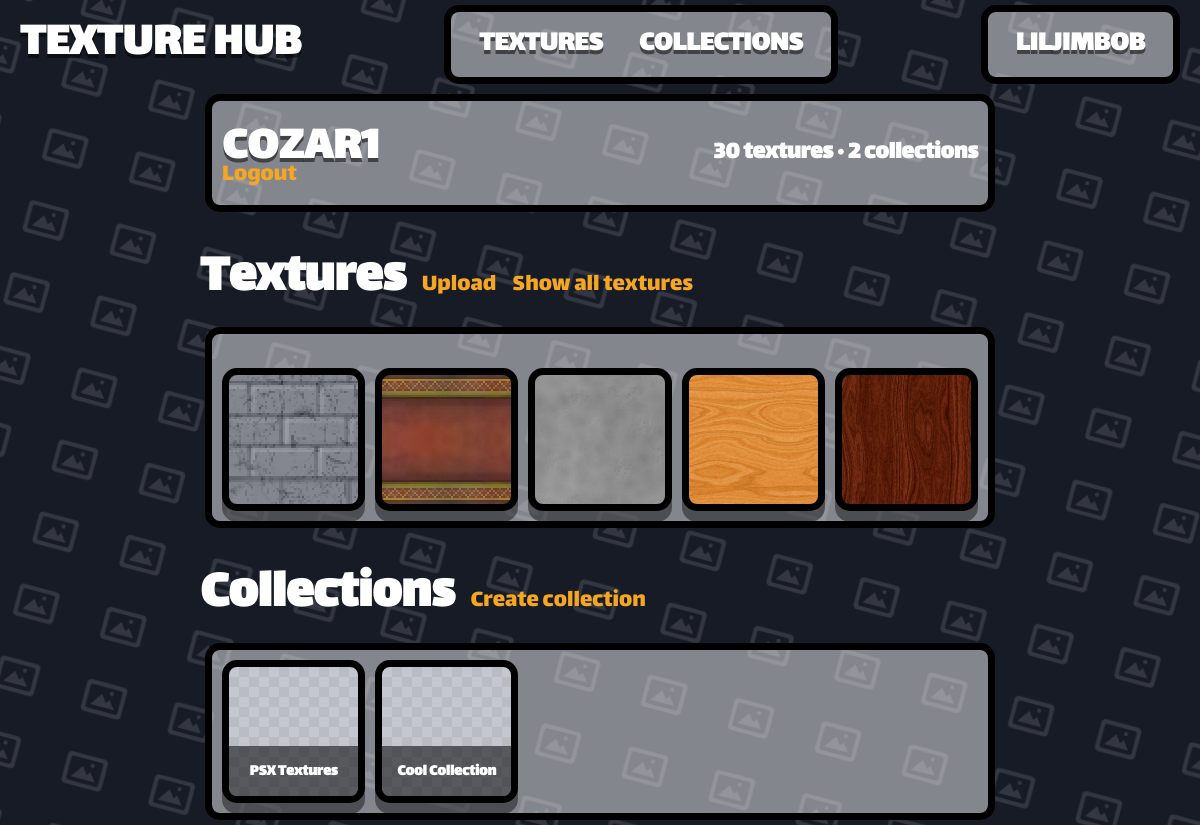
Page /user/cozar1 (signed in) on the committed database.
### app.py (models this page shows)
class User(db.Model):
    __tablename__ = "User"
    user_id = db.Column(db.Integer, primary_key=True)
    user_name = db.Column(db.String(80), unique=True, nullable=False)
    user_password = db.Column(db.String(120), nullable=False)
    user_rating = db.Column(db.Integer, default=0)

class Texture(db.Model):
    __tablename__ = "Texture"
    texture_id = db.Column(db.Integer, primary_key=True)
    texture_name = db.Column(db.String(80), unique=True, nullable=False)
    texture_address = db.Column(db.String(120), nullable=False)
    texture_user_id = db.Column(db.Integer, default=0)
    texture_tags = db.Column(db.String(200), nullable=True)

class Collection(db.Model):
    __tablename__ = "Collection"
    collection_id = db.Column(db.Integer, primary_key=True)
    collection_name = db.Column(db.String(80), unique=True, nullable=False)
    collection_user_id = db.Column(db.String(120), nullable=False)
    collection_rating = db.Column(db.Integer, default=0)

### app.py (the view)
@app.route("/user/<username>")
def user_profile(username):
    profile_user = get_or_404(User, user_name=username)
    if profile_user is None:  # Makes sure user_id exists
        abort(404)
    textures = Texture.query.filter_by(texture_user_id=profile_user.user_id).all()
    collections = Collection.query.filter_by(
        collection_user_id=profile_user.user_id
    ).all()
    return render_template(
        "user.html",
        user=get_current_user(),
        profile_user=profile_user,
        follower_count=367,
        joined_display="1/05/2026",
        texture_count_display="3,546",
        collection_count_display="742",
        texture_more_total=13357,
        collection_more_total=13357,
        textures=textures,
        collections=collections,
        owner=profile_user == get_current_user(),
    )

### app.py (called while the page is built)
def get_current_user():
    user_id = session.get("user_id")
    if user_id is None:
        return None
    return User.query.get(user_id)

@app.template_filter("texture_url")
def texture_image_url(address):
    if not address:
        return DEFAULT_TEXTURE_URL
    addr = str(address).strip().replace("\\", "/")
    if addr.startswith("/static/images/"):
        rel = addr[len("/static/images/") :]
    elif addr.startswith("static/images/"):
        rel = addr[len("static/images/") :]
    else:
        rel = os.path.basename(addr)
    rel = os.path.basename(rel)
    if not rel or rel.startswith("."):
        return DEFAULT_TEXTURE_URL
    full = os.path.join(STATIC_IMAGES_DIR, rel)
    if os.path.isfile(full):
        return f"/static/images/{rel}"
    return DEFAULT_TEXTURE_URL

def get_or_404(model, **filters):
    obj = model.query.filter_by(**filters).first()
    if obj is None:
        abort(404)
    return obj

### templates/user.html (shortened to what this page needs)
{% extends "template.html" %}
{% block content %}
<div>
    <div class="container">
        <div class="th-detail-title-row">
            <h1 class="th-detail-title">{{ profile_user.user_name }}</h1>
            <div class="th-detail-author">{{ textures|length }} textures · {{ collections|length }} collections</div>
        </div>
        <a href="/logout" class="th-user-option" type="submit">Logout</a>
    </div>
    <div class="th-textures-header" style="margin-top: 24px;">
        <h1>Textures</h1>
        <a class="th-user-option" href="/upload">Upload</a>
        <a class="th-user-option" href="/0?user={{ profile_user.user_name | urlencode }}">Show all textures</a>
    </div>
    <div class="container">
        {% if textures|length > 0 %}
        <div class="th-texture-grid" style="margin-top: 24px;">
            {% for item in textures[:5] %}
            {% include "texture_template.html" %}
            {% endfor %}
        </div>
        {% else %}
        <p>No Textures, Try Creating One!</p>
        {% endif%}
    </div>
    <div class="th-textures-header" style="margin-top: 24px;">
        <h1>Collections</h1>
        <a class="th-user-option" href="/create_collection">Create collection</a>
    </div>
    <div class="container">
        {% if collections|length > 0 %}
        <div class="th-texture-grid">
            {% for item in collections[:5] %}
            {% include "collection_template.html" %}
            {% endfor %}
        </div>
        {% else %}
        <p style="width:fit-content">No Collections, Try Creating One!</p>
        {% endif%}
    </div>
</div>
{% endblock %}

### templates/template.html (shortened to what this page needs)
<!DOCTYPE html>
<html lang="en">
<head>
    <link rel="stylesheet" href="https://cdnjs.cloudflare.com/ajax/libs/font-awesome/6.5.2/css/all.min.css">
    <link rel="stylesheet" href="/static/style.css">
</head>
<body class="th-body">
    {% if request.endpoint not in ('login', 'signup') %}
    <header class="th-navbar">
        <a href="/" class="th-brand">TEXTURE HUB</a>
        <div class="container">
            <ul class="th-nav-links">
                <li><a href="/0" class="th-nav-link {% if request.path == '/' %}is-active{% endif %}">TEXTURES</a></li>
                <li><a href="/1"
                        class="th-nav-link {% if request.path == '/collections' %}is-active{% endif %}">COLLECTIONS</a>
                </li>
            </ul>
        </div>
        <div class="container">
            <ul class="th-nav-links">
                {% if user %}
                <li><a class="th-nav-link" href="/user/{{ user.user_name }}">{{ user.user_name }}</a></li>
                {% else %}
                <li><a href="/login" class="th-nav-link {% if request.path == '/' %}is-active{% endif %}">Login</a></li>
                {% endif %}
            </ul>
        </div>
    </header>
    {% endif %}
    <main class="th-page">
        {% block content %}
        {% endblock %}
    </main>
</body>
</html>

### templates/texture_template.html
<a href="/texture/{{ item.texture_id }}" class="item"
    style="background-image: url('{{ item.texture_address | texture_url }}'); background-size: cover; background-position: center; background-repeat: no-repeat;">
    <div class="item-thumb"></div>
</a>

### templates/collection_template.html
<a href="/collection/{{ item.collection_id }}" class="item">
    <div class="item-thumb"></div>
    <div class="item-name">{{ item.collection_name }}</div>
</a>

### rows in the picture
User: user_name "LILJIMBOB"
User: user_name "COZAR1"
Texture: texture_address|texture_url (picture)
Texture: texture_address|texture_url (picture)
Texture: texture_address|texture_url (picture)
Texture: texture_address|texture_url (picture)
Texture: texture_address|texture_url (picture)
Collection: collection_name "PSX Textures"
Collection: collection_name "Cool Collection"

### other values in the picture
{{ textures|length }} "30"
{{ collections|length }} "2"
